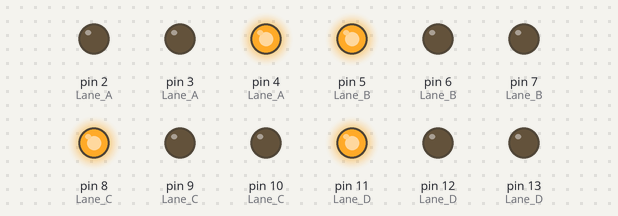
Bench run of a sketch on a simulated Arduino Uno, built with avr-gcc and run on an emulated ATmega328P. Parts: output pins drawn as LEDs (lit = HIGH).

Above: at 3.5 s.
At 13.5 s:
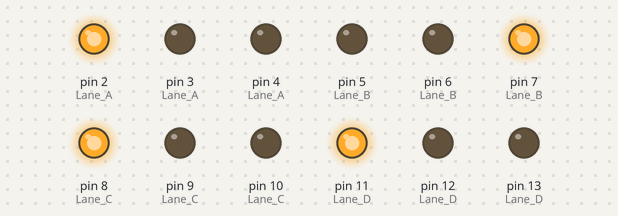
At 18.5 s:
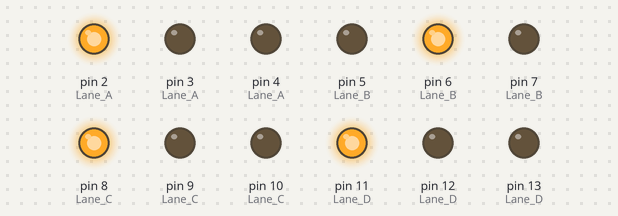
At 23.5 s:
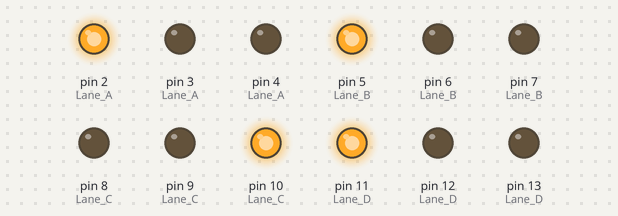
At 33.5 s:
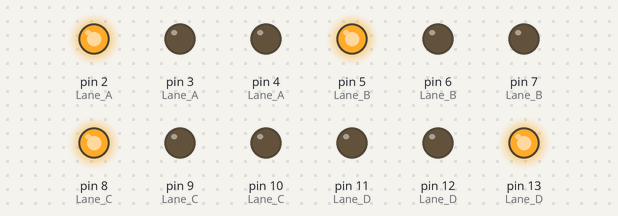
At 48.5 s:
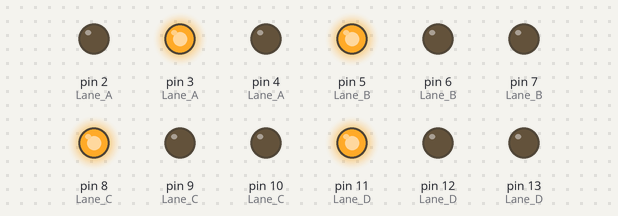
Timing chart, 0 to 52.0 s (numbered marks = the images above):
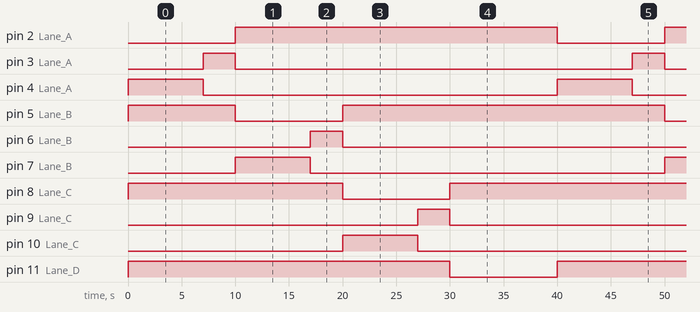

The sketch:

traffic-light-control.ino
```cpp
//lane A
byte R1 = 2;
byte Y1 = 3;
byte G1 = 4;
//lane B
byte R2 = 5;
byte Y2 = 6;
byte G2 = 7;
//lane C
byte R3 = 8;
byte Y3 = 9;
byte G3 = 10;
//lane D
byte R4 = 11;
byte Y4 = 12;
byte G4 = 13;

int Lane_A[] = {R1, Y1, G1}; // Lane 1 Red, Yellow and Green
int Lane_B[] = {R2, Y2, G2}; // Lane 2 Red, Yellow and Green
int Lane_C[] = {R3, Y3, G3}; // Lane 3 Red, Yellow and Green
int Lane_D[] = {R4, Y4, G4}; // Lane 4 Red, Yellow and Green

void setup()
{
  for (int i = 0; i < 3; i++)
  {
    pinMode(Lane_A[i], OUTPUT);
    pinMode(Lane_B[i], OUTPUT);
    pinMode(Lane_C[i], OUTPUT);
    pinMode(Lane_D[i], OUTPUT);
  }
  for (int i = 0; i < 3; i++)
  {
    digitalWrite(Lane_A[i], LOW);
    digitalWrite(Lane_B[i], LOW);
    digitalWrite(Lane_C[i], LOW);
    digitalWrite(Lane_D[i], LOW);
  }
}

void loop()
{
  digitalWrite(Lane_A[2], HIGH);//LaneA Green ON
  digitalWrite(Lane_A[0], LOW); //LaneA Red OFF
  digitalWrite(Lane_C[0], HIGH);//LaneA Red OFF
  digitalWrite(Lane_D[0], HIGH);//LaneA Red OFF
  digitalWrite(Lane_B[0], HIGH);//LaneA Red OFF
  delay(7000);

  digitalWrite(Lane_A[2], LOW); //LaneA Green OFF
  digitalWrite(Lane_A[1], HIGH);//LaneA Yellow ON
  delay(3000);

  digitalWrite(Lane_A[0], HIGH);//LaneA Red ON
  digitalWrite(Lane_A[1], LOW); //LaneA Yellow OFF
  digitalWrite(Lane_B[0], LOW); //LaneB Red OFF
  digitalWrite(Lane_B[2], HIGH);//LaneB Green ON
  delay(7000);

  digitalWrite(Lane_B[2], LOW);  //LaneB Green OFF
  digitalWrite(Lane_B[1], HIGH); //LaneB Yellow ON
  delay(3000);

  digitalWrite(Lane_B[0], HIGH); //LaneB Red ON
  digitalWrite(Lane_B[1], LOW);  //LaneB Yellow OFF
  digitalWrite(Lane_C[0], LOW);  //LaneC Red OFF
  digitalWrite(Lane_C[2], HIGH); //LaneC Green ON
  delay(7000);

  digitalWrite(Lane_C[2], LOW);  //LaneC Green OFF
  digitalWrite(Lane_C[1], HIGH); //LaneC Yellow ON
  delay(3000);

  digitalWrite(Lane_C[0], HIGH); //LaneC Red ON
  digitalWrite(Lane_C[1], LOW);  //LaneC Yellow OFF
  digitalWrite(Lane_D[0], LOW);//LaneD Red OFF
  digitalWrite(Lane_D[2], HIGH);//LaneD Green ON
  delay(7000);

  digitalWrite(Lane_D[2], LOW);  //LaneD Green OFF
  digitalWrite(Lane_D[1], HIGH); //LaneD Yellow ON
  delay(3000);
  digitalWrite(Lane_D[1], LOW); //LaneD Yellow OFF
}
```

Measured:
- by itself, pin 2 (Lane_A), pin 11 (Lane_D): alternates HIGH for 30.0 s and LOW for 10.0 s
- by itself, pin 3 (Lane_A), pin 6 (Lane_B), pin 9 (Lane_C), pin 12 (Lane_D): alternates HIGH for 3.0 s and LOW for 37.0 s
- by itself, pin 4 (Lane_A), pin 7 (Lane_B), pin 10 (Lane_C), pin 13 (Lane_D): alternates HIGH for 7.0 s and LOW for 33.0 s
- by itself, pin 5 (Lane_B), pin 8 (Lane_C): repeats every 40.0 s: LOW 10.0 s, HIGH 30.0 s
